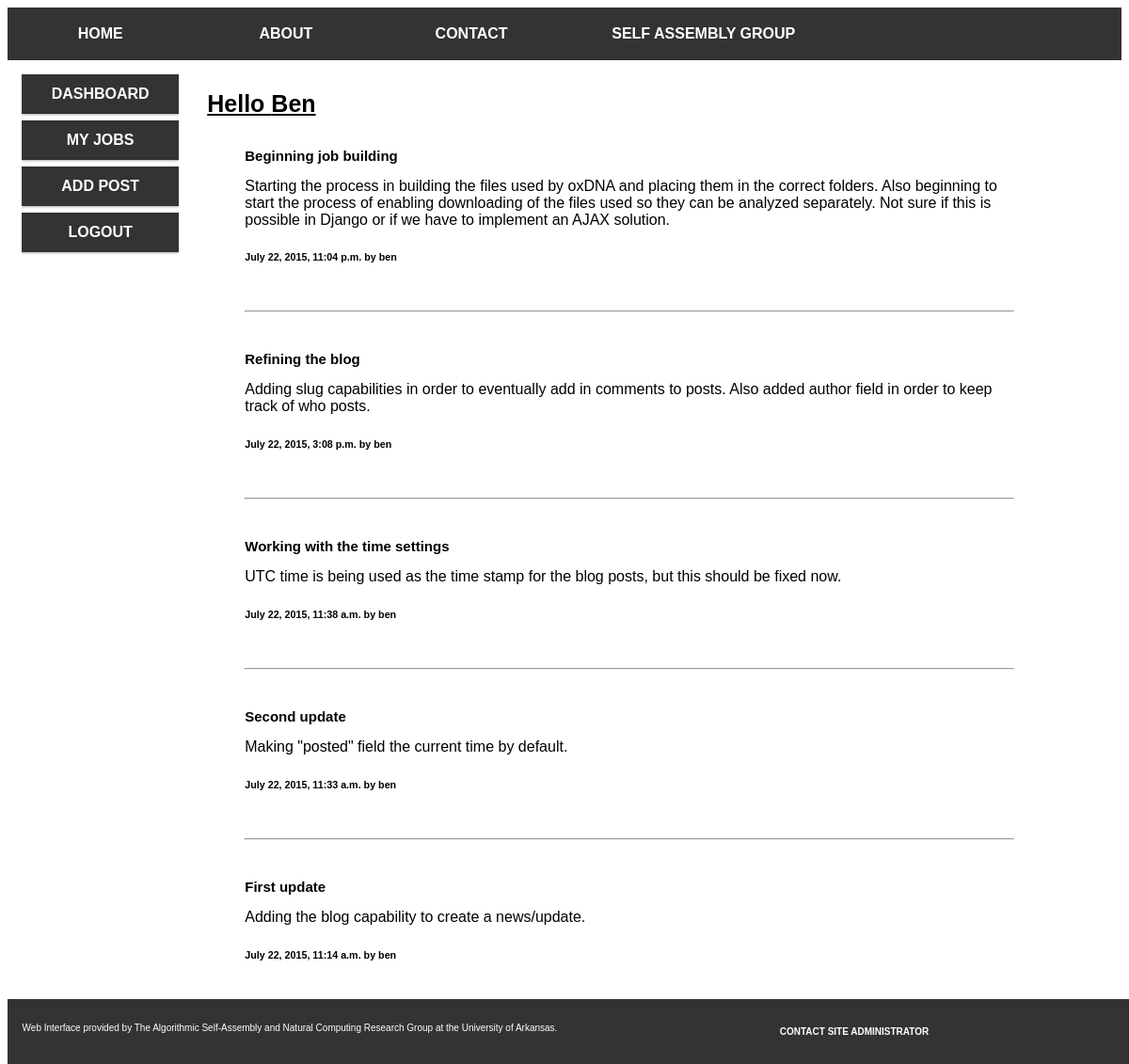
The app's page /ox_web/ (signed in) with its own data.
### ox_web/models.py (models this page shows, shortened)
class Blog(models.Model):
  title = models.CharField(max_length=100, unique=True)
  slug = models.SlugField(max_length=100, unique=True)
  body = models.TextField()
  author = models.CharField(max_length=100)
  posted = models.DateTimeField(default=timezone.now)

### ox_web/views.py (the view)
def index(request):
  blog_list = Blog.objects.order_by('-posted')[:10]
  context_dict = {'blog_list': blog_list}
  return render(request, 'ox_web/index.html', context_dict)

### templates/ox_web/index.html (shortened to what this page needs)
{% extends 'base.html' %}
{% load staticfiles %}
{% block body_block %}
  {% if user.is_authenticated %}
    <h1 style="text-transform: capitalize;">Hello {{user.username}}</h1>
  {% else %}
    <h1>Please login or register.</h1>
  {% endif %}
  {% if blog_list %}
    <ul>
      {% for post in blog_list %}
        <h3>{{ post.title }}</h3>
        {{ post.body }}
        <h6>{{ post.posted }} by {{ post.author }}</h6>
        <br /><hr><br />
      {% endfor %}
    </ul>
  {% else %}
    There are no posts.
  {% endif %}
{% endblock %}

### static/main.css (style rules this page uses)
* { box-sizing: border-box; }
html { font-family: "Lucida Sans", sans-serif; }
ul { overflow: hidden; }
h1 { font-size: 25px; text-decoration: underline }
h3 { font-size: 15px; }

### records on screen
Blog: title "Beginning job building", body "Starting the process in building the files used by oxDNA and placing them in the correct folders. Also beginning to start the process of enabling downloading of the files used so they can be analyzed separately. Not sure if this is possible in Django or if we have to implement an AJAX solution.", posted "July 22, 2015, 11:04 p.m.", author "ben"
Blog: title "Refining the blog", body "Adding slug capabilities in order to eventually add in comments to posts. Also added author field in order to keep track of who posts.", posted "July 22, 2015, 3:08 p.m.", author "ben"
Blog: title "Working with the time settings", body "UTC time is being used as the time stamp for the blog posts, but this should be fixed now.", posted "July 22, 2015, 11:38 a.m.", author "ben"
Blog: title "Second update", body "Making \"posted\" field the current time by default.", posted "July 22, 2015, 11:33 a.m.", author "ben"
Blog: title "First update", body "Adding the blog capability to create a news/update.", posted "July 22, 2015, 11:14 a.m.", author "ben"

### other values on screen
{{ user.username }} "Ben"
